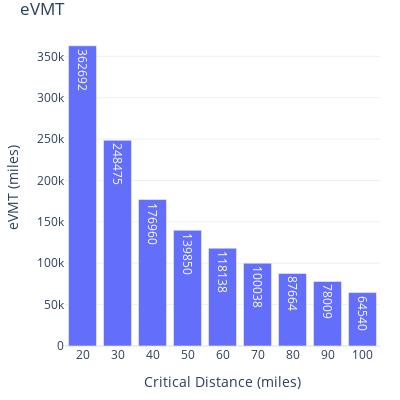

Notebook source saved alongside this figure:
### Markdown cell above
#### 5.2 eVMT

### Code cell
fig = go.Figure(
    data=[
        go.Bar(
            name="eVMT",
            x=count_stats['param_value'],
            y=count_stats['evmt'],
            offsetgroup=1,
            text=count_stats['evmt'],
            textposition='auto',
        )
    ],
    layout=go.Layout(
        title="eVMT",
        yaxis_title="eVMT (miles)", 
        xaxis_title="Critical Distance (miles)", uniformtext_minsize=8, uniformtext_mode='hide', width=400, height=400
        
    )
)
fig.update_xaxes(type='category')

fig.update_layout(margin=dict(l=20, r=20, t=30, b=20), uniformtext_minsize=8, uniformtext_mode='hide', template='plotly_white')
fig.show()

### Figure 1 — Plotly figure (JSON) as saved in the notebook; plotly's stock layout.template omitted (floating-point values rounded to 4 significant figures)
{"data": [{"name": "eVMT", "offsetgroup": "1", "text": [362692, 248475, 176960, 139850, 118138, 100038, 87664, 78009, 64540], "textposition": "auto", "type": "bar", "x": ["20", "30", "40", "50", "60", "70", "80", "90", "100"], "y": [362692, 248475, 176960, 139850, 118138, 100038, 87664, 78009, 64540]}], "layout": {"height": 400, "margin": {"b": 20, "l": 20, "r": 20, "t": 30}, "title": {"text": "eVMT"}, "uniformtext": {"minsize": 8, "mode": "hide"}, "width": 400, "xaxis": {"autorange": true, "range": [-0.5, 8.5], "title": {"text": "Critical Distance (miles)"}, "type": "category"}, "yaxis": {"autorange": true, "range": [0, 381800.0], "title": {"text": "eVMT (miles)"}, "type": "linear"}}}
